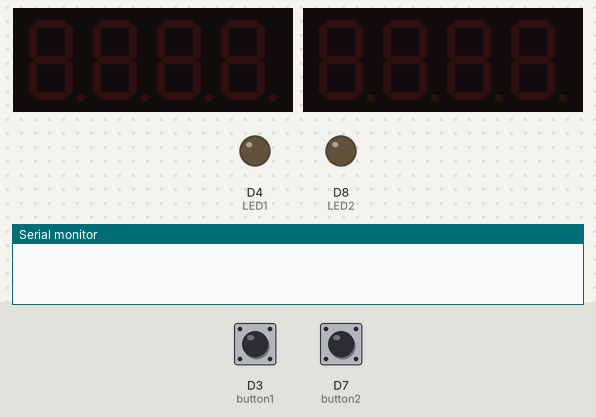
A sketch run on a simulated ESP8266 (NodeMCU). Shown: 2 × 4-digit seven-segment display, output pins drawn as LEDs (lit = HIGH), the last lines printed to the serial monitor. Inputs (shaded band) come from the test bench; at power-on: D3 (button1) HIGH, D7 (button2) HIGH.

Above: at 1.3 s.
1.4 s: D3 (button1) pulled LOW for 0.15 s
At 2.6 s:
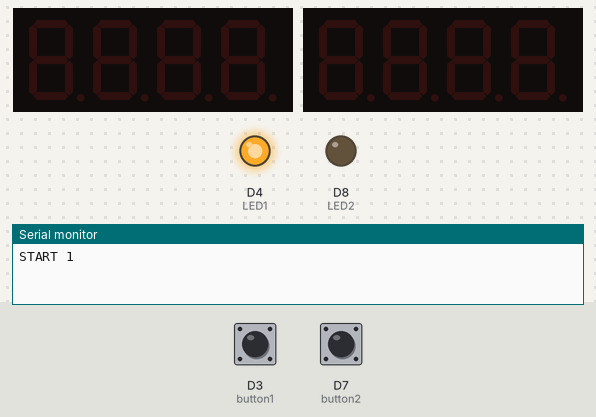
3.0 s: D7 (button2) pulled LOW for 0.15 s
At 3.8 s:
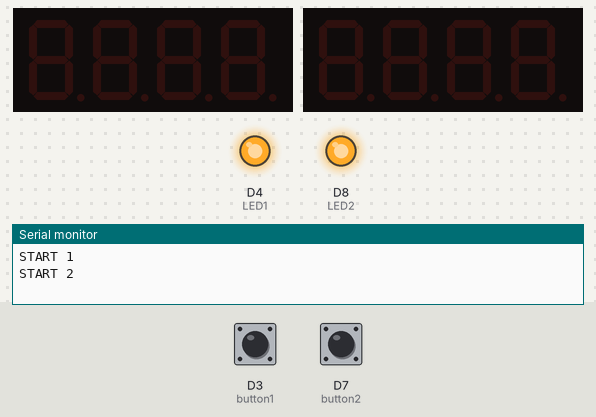
4.6 s: D3 (button1) pulled LOW for 1 s
At 5.9 s:
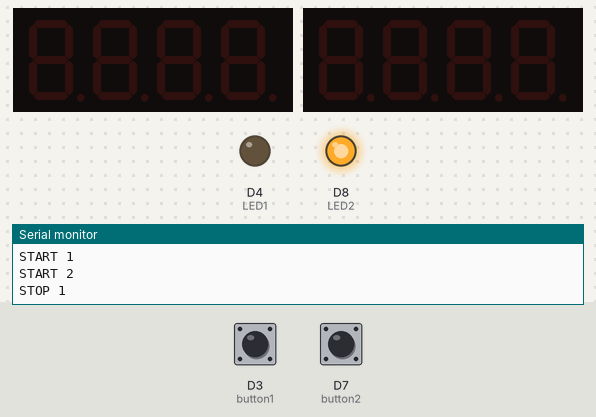
7.1 s: D3 (button1) pulled LOW for 3.2 s
At 7.8 s:
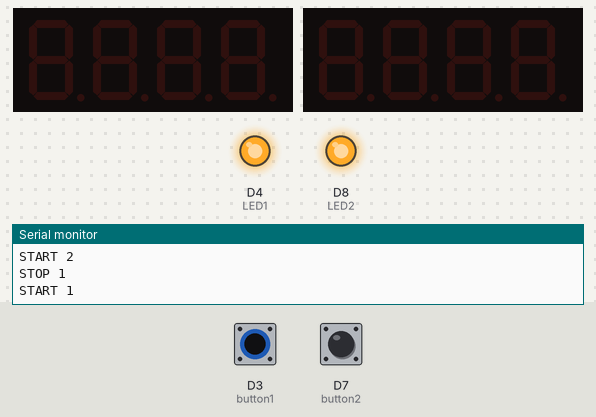
11.8 s: D7 (button2) pulled LOW for 1 s
At 12.6 s:
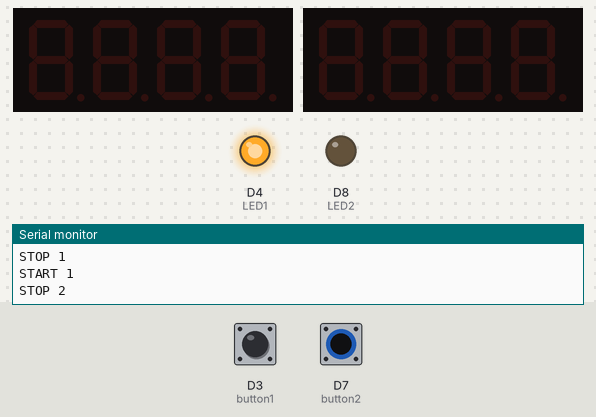
14.3 s: D3 (button1) pulsed LOW 5 times (0.12 s each, 0.3 s apart)
At 15.38 s:
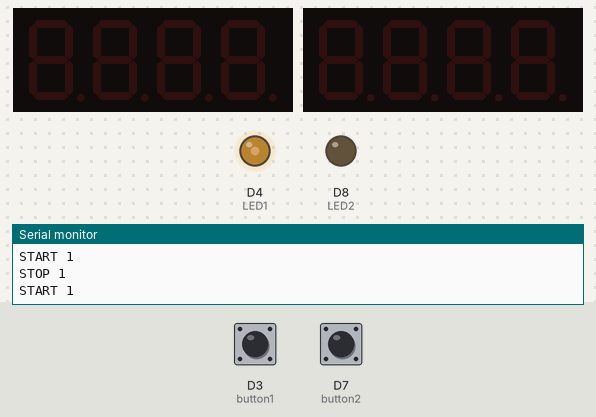
Timing chart, 0 to 17.3 s (numbered marks = the images above; inputs shaded):
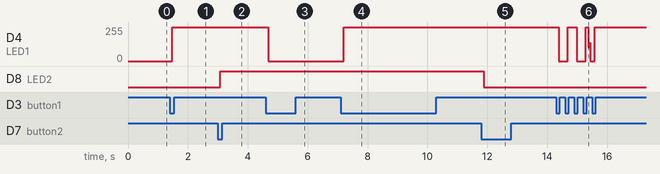

The sketch:

display.ino
```cpp
#include <Arduino.h>
#include <ezButton.h>
#include <TM1637TinyDisplay.h>

#define CLK1 D1
#define DIO1 D2
#define BTN1 D3
#define LED1 D4
#define CLK2 D5
#define DIO2 D6
#define BTN2 D7
#define LED2 D8

ezButton button1(D3);
ezButton button2(D7);

uint8_t dots = 0b01000000; // Add dots or colons (depends on display module)

TM1637TinyDisplay display1(CLK1, DIO1);
TM1637TinyDisplay display2(CLK2, DIO2);

/* Useful Constants */
#define SECS_PER_MIN  (60UL)
#define SECS_PER_HOUR (3600UL)
#define SECS_PER_DAY  (SECS_PER_HOUR * 24L)

/* Useful Macros for time (s) */
#define numberOfSeconds(_time_) (_time_ % SECS_PER_MIN)
#define numberOfMinutes(_time_) ((_time_ / SECS_PER_MIN) % SECS_PER_MIN)
#define numberOfHours(_time_) (( _time_% SECS_PER_DAY) / SECS_PER_HOUR)

/* Global Variables in milliseconds */
unsigned long startTime1;
unsigned long startTime2;
unsigned long lastLoopTime1;
unsigned long lastLoopTime2;
int lastButtonState1 = LOW;
int lastButtonState2 = LOW;
bool active1 = false;
bool active2 = false;
unsigned long accumulated1 = 0;
unsigned long accumulated2 = 0;

void setup()
{
    display1.setBrightness(0);
    display2.setBrightness(0);
    startTime1 = millis();
    startTime2 = millis();
    Serial.begin(9600);
    pinMode(LED1, OUTPUT);
    pinMode(LED2, OUTPUT);
    updateDisplay(display1, accumulated1);
    updateDisplay(display2, accumulated2);

    button1.setDebounceTime(80);
    button2.setDebounceTime(80);
}

void loop()
{
    unsigned long timeNow = millis();

    button1.loop();
    if(button1.isPressed()){
        active1 = !active1;
        if(active1){
            Serial.print("START 1\n");
            startTime1 = timeNow;
            digitalWrite(LED1, HIGH);
        }
        else{
            Serial.print("STOP 1\n");
            accumulated1 += (timeNow - startTime1) / 1000;
            digitalWrite(LED1, LOW);
        }
    }

    if(active1){
        unsigned long counter1 = accumulated1 + ((timeNow - startTime1) / 1000);
        if (timeNow - lastLoopTime1 >= 1000) {
            lastLoopTime1 = timeNow; // remember last time we displayed
            updateDisplay(display1, counter1);
        }
    }

    button2.loop();
    timeNow = millis();
    if(button2.isPressed()){
        active2 = !active2;
        if(active2){
            Serial.print("START 2\n");
            startTime2 = timeNow;
            digitalWrite(LED2, HIGH);
        }
        else{
            Serial.print("STOP 2\n");
            accumulated2 += (timeNow - startTime2) / 1000;
            digitalWrite(LED2, LOW);
        }
    }

    if(active2){
        unsigned long counter2 = accumulated2 + ((timeNow - startTime2) / 1000);
        if (timeNow - lastLoopTime2 >= 1000) {
            lastLoopTime2 = timeNow; // remember last time we displayed
            updateDisplay(display2, counter2);
        }
    }
}

void updateDisplay(TM1637TinyDisplay display, unsigned long counter){
    //Serial.print(counter);
    unsigned long HOURS = numberOfHours(counter);
    unsigned long MINUTES = numberOfMinutes(counter);
    unsigned long SECONDS = numberOfSeconds(counter);

    if (HOURS == 0) {
        display.showNumberDec(MINUTES, dots, true, 2, 0);
        display.showNumberDec(SECONDS, dots, true, 2, 2);
    } else {
        display.showNumberDec(HOURS, dots, true, 2, 0);
        display.showNumberDec(MINUTES, dots, true, 2, 2);
    }
}
```

Measured:
- after the input at 1.4 s, D4 (LED1): 0/255 → 255/255 after 0.08 s
- after the input at 3.0 s, D8 (LED2): LOW → HIGH after 0.08 s
- after the input at 4.6 s, D4 (LED1): 255/255 → 0/255 after 0.08 s
- after the input at 7.1 s, D4 (LED1): 0/255 → 255/255 after 0.10 s
- after the input at 11.8 s, D8 (LED2): HIGH → LOW after 0.08 s
- after the input at 14.3 s, D4 (LED1): goes 0/255 0.30 s, 255/255 0.30 s, 0/255 0.30 s, 255/255 0.08 s, 0/255 0.22 s, then 255/255, starting after 0.08 s
